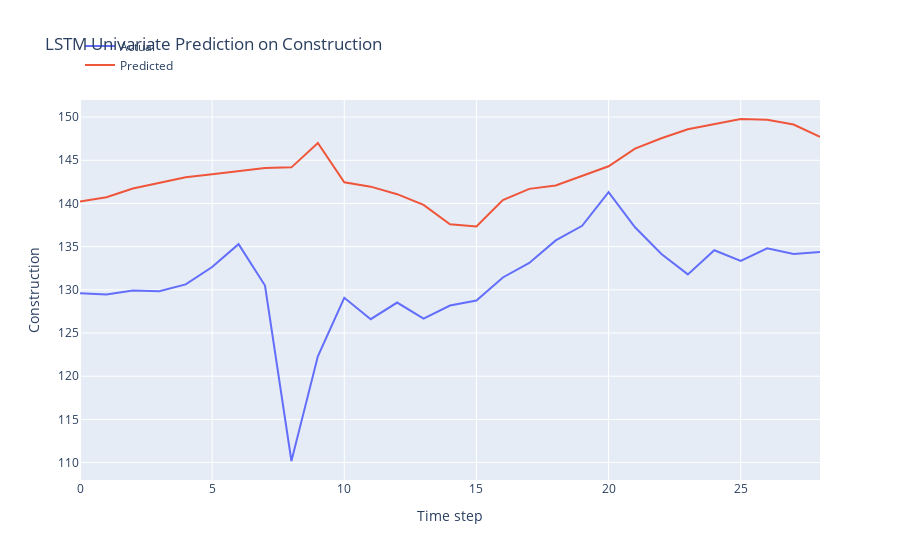

Notebook code for this chart:
### Markdown cell above
LSTM Model Development

### Code cell
n_features = 1
X_train = X_train.reshape(X_train.shape[0], X_train.shape[1], n_features)

# define model
model = Sequential()
model.add(Bidirectional(LSTM(64, activation='relu', input_shape=(n_steps, n_features), return_sequences=True)))
model.add(Dropout(0.7))
model.add(LSTM(32, activation='relu'))
model.add(Dense(1))


def r_squared(y_true, y_pred):
    SS_res =  K.sum(K.square(y_true - y_pred)) 
    SS_tot = K.sum(K.square(y_true - K.mean(y_true))) 
    return ( 1 - SS_res/(SS_tot + K.epsilon()) )

# Compile the model

from keras.optimizers import Adam

optimizer = Adam(learning_rate = 0.001, clipnorm=1.0)
model.compile(optimizer = optimizer, 
              loss = 'mse',
              metrics = [r_squared])

early_stopping = EarlyStopping(monitor='val_loss', patience=5, restore_best_weights=True)

# fit model
history = model.fit(X_train, y_train, 
          epochs = 100,
          batch_size = 32,
          verbose = 0,
          callbacks=[early_stopping],
          validation_split = 0.2,
          shuffle = False)

# Obtain the MSE and R-squared from the last epoch
last_epoch_mse = history.history['loss'][-1]
last_epoch_r_squared = history.history['r_squared'][-1]
last_epoch_mse_val = history.history['val_loss'][-1]
last_epoch_r_squared_val = history.history['val_r_squared'][-1]

# Print the MSE and R-squared
print("Mean Squared Error (MSE) from the last epoch:", last_epoch_mse)
print("R-squared from the last epoch:", last_epoch_r_squared)
print("Val Mean Squared Error (MSE) from the last epoch:", last_epoch_mse_val)
print("Val R-squared from the last epoch:", last_epoch_r_squared_val)

# plot loss and r2 score
plt.figure(figsize=(10, 6))

# Plot train loss
plt.plot(history.history['loss'], label='Train Loss')
plt.plot(history.history['val_loss'], label='Val Loss')

# Plot train R-squared score
plt.plot(history.history['r_squared'], label='Train R2')
plt.plot(history.history['val_r_squared'], label='Validation R2')

plt.title('Model Training and Validation Loss and R-squared Score')
plt.xlabel('Epochs')
plt.ylabel('Value')
plt.legend()
plt.grid(True)
plt.show()

# Evaluate the model
loss = model.evaluate(X_test, y_test)
print("MSE and R_squared:", loss)

# make prediction on test data
X_test = X_test.reshape(X_test.shape[0], X_test.shape[1], n_features)
y_pred = model.predict(X_test)

# Print the first 5 predictions and actual values
print("Predictions:")
flattened_predictions = [pred[0] for pred in y_pred[:10]]
print(flattened_predictions)
# print(y_pred[:10].tolist())
print("Actual values:")
rounded_actual_values = [round(value, len(str(prediction).split('.')[1])) for value, prediction in zip(y_test[:10], flattened_predictions)]
print(rounded_actual_values)

# plot the actual and predicted values for test data
trace1 = go.Scatter(x=np.arange(len(y_test)), y=y_test.flatten(), mode='lines', name='Actual')
trace2 = go.Scatter(x=np.arange(len(y_pred)), y=y_pred.flatten(), mode='lines', name='Predicted')

# Create layout
layout = go.Layout(
    title='LSTM Univariate Prediction on Construction',
    xaxis=dict(title='Time step'),
    yaxis=dict(title='Construction'),
    legend=dict(x=0, y=1.18)
)

# Create figure
fig = go.Figure(data=[trace1, trace2], layout=layout)

# Show plot
fig.show()

### Figure 1 — Plotly figure (JSON) as saved in the notebook; plotly's stock layout.template omitted (floating-point values rounded to 4 significant figures)
{"data": [{"mode": "lines", "name": "Actual", "type": "scatter", "x": [0, 1, 2, 3, 4, 5, 6, 7, 8, 9, 10, 11, 12, 13, 14, 15, 16, 17, 18, 19, 20, 21, 22, 23, 24, 25, 26, 27, 28], "y": [129.6, 129.4, 129.9, 129.8, 130.6, 132.6, 135.3, 130.5, 110.2, 122.3, 129.1, 126.6, 128.5, 126.7, 128.2, 128.8, 131.4, 133.1, 135.7, 137.4, 141.3, 137.2, 134.2, 131.8, 134.6, 133.3, 134.8, 134.2, 134.4]}, {"mode": "lines", "name": "Predicted", "type": "scatter", "x": [0, 1, 2, 3, 4, 5, 6, 7, 8, 9, 10, 11, 12, 13, 14, 15, 16, 17, 18, 19, 20, 21, 22, 23, 24, 25, 26, 27, 28], "y": [140.2, 140.7, 141.7, 142.3, 143.0, 143.4, 143.7, 144.1, 144.2, 147.0, 142.4, 141.9, 141.1, 139.8, 137.6, 137.3, 140.4, 141.7, 142.1, 143.2, 144.3, 146.3, 147.6, 148.6, 149.2, 149.8, 149.7, 149.1, 147.7]}], "layout": {"legend": {"x": 0, "y": 1.18}, "title": {"text": "LSTM Univariate Prediction on Construction"}, "xaxis": {"title": {"text": "Time step"}}, "yaxis": {"title": {"text": "Construction"}}}}
